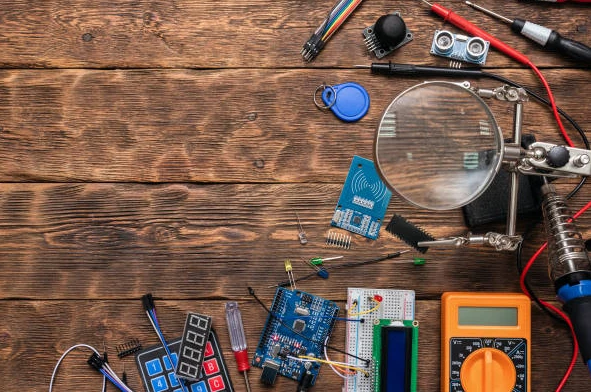
#> input picture edit30/assets/workbench.webp, 591 x 392 px, given in place of 0150.png, which was not available
$ python make_thumbnail.py
#> lines starting #> are read from the running program, lines starting #| are printed output that depends on the picture; after the words box and inside, x2 and y2 are one past the last pixel; in counts of white or black regions, pixels touching at a corner belong together
### edit30/timeline.py
"""Shared timeline for the ESP32 + OLED Car Racing short, NEW retention format: 13 s (24 fps, 312 frames),
no menu / countdown / outro, gameplay from frame 0, hard cuts, and the last shot ends in the same camera
pose, lane and speed as frame 0 so the Short loops seamlessly.
Original top-down side-scrolling racer on the 128x64 OLED: 4 lanes, the KY-040 knob steers the car (turn)
and fires NITRO (press). Traffic is overtaken, coins fill the nitro meter, the run ends at a FINISH line.
game(f) -> dict(py, cars[(x, y, col)], coins[(x, y)], dist, speed, score, coins_got, coin(bool),
close(bool), nitro(bool), finish_x, state)"""
import math

FPS, N = 24, 312
#        hook  knob  play  nitro  finish  loop
SHOTS = [0, 30, 54, 150, 222, 270]
TOP = 9
LANES, ROAD_Y0, LANE_H = 4, 11, 13
PX, CAR_W, CAR_H = 18, 16, 8
TRAFFIC_V = 1.2
STEER = 1.9
BASE_V, NITRO_V = 2.6, 4.6
HIGH_OLD = 600
# (frame the car starts to steer, target lane); the run starts and ends in lane 1 (loop)
PLAN = [(2, 0), (44, 1), (78, 3), (126, 2), (150, 0), (176, 1), (196, 3), (214, 2), (276, 1)]
NITRO_AT = 112                     # knob press when the nitro meter is full (3rd coin)
FINISH = 236                       # finish line crosses the car


def ease(u):
    u = min(max(u, 0.0), 1.0)
    return u * u * (3 - 2 * u)


def lane_y(l):
    return ROAD_Y0 + LANE_H * l + LANE_H / 2


def speed(f):
    if f < NITRO_AT:
        return BASE_V
    if f < FINISH:
        return BASE_V + (NITRO_V - BASE_V) * ease((f - NITRO_AT) / 6)
    return NITRO_V + (BASE_V - NITRO_V) * ease((f - FINISH) / 30)


_D = [0.0]
for _f in range(N + 40):
    _D.append(_D[-1] + speed(_f))


def dist(f):
    return _D[max(0, min(f, len(_D) - 1))]


def _player():
    ys, y, li = [], lane_y(1), 0
    tgt = lane_y(1)
    for f in range(N):
        while li < len(PLAN) and PLAN[li][0] <= f:
            tgt = lane_y(PLAN[li][1])
            li += 1
        y += max(-STEER, min(STEER, tgt - y))
        ys.append(y)
    return ys


PY = _player()


def overlap_frames(fp):
    return int(math.ceil((CAR_W + 1) / max(0.5, speed(fp) - TRAFFIC_V))) + 1


def _events():
    dodge, coins, extra = [], [], []
    for (fc, ln), (fp_prev, ln_prev) in zip(PLAN, [(0, 1)] + PLAN[:-1]):
        if fc > FINISH - 20:
            continue
        clear_at = fc + int(math.ceil((CAR_H + 1) / STEER)) + 1
        fp = clear_at + overlap_frames(clear_at)
        dodge.append((fp, ln_prev))                                    # the car you just swerved around
        coins.append((fp + 6, ln))
    rnd = [(i * 7919 + 13) % 101 for i in range(400)]
    for i, fp in enumerate(range(4, N + 30, 4)):                      # background traffic in free lanes
        ln = rnd[i] % LANES
        if FINISH - 12 < fp < FINISH + 20 or rnd[i + 50] % 3 == 0:
            continue
        ok = all(abs(PY[min(N - 1, max(0, ff))] - lane_y(ln)) > CAR_H + 2
                 for ff in range(fp - overlap_frames(fp) - 2, fp + overlap_frames(fp) + 3))
        gap = 2 * overlap_frames(fp) + 3
        if ok and all(abs(fp - a) > gap or l != ln for a, l in dodge + extra):
            extra.append((fp, ln))
#> in on_tunnel, returned value is the input picture: PIL image 591x392 RGB; mean R, G, B 118.9, 91.1, 76.8
    return dodge, coins[:-1] if len(coins) > 6 else coins, extra


DODGE, COINS, EXTRA = _events()
COIN_COL = 3


def car_x(fp, f, v=TRAFFIC_V):
    return PX + (dist(fp) - dist(f)) - v * (fp - f)


def game(f):
    if not (0 <= f < N):
        return None
    py = PY[f]
    cars = []
    for j, (fp, ln) in enumerate(DODGE + EXTRA):
        x = car_x(fp, f)
        if -20 < x < 140:
            cars.append((x, lane_y(ln), (j * 3 + ln * 2) % 5))
    coins, got = [], 0
    for (fp, ln) in COINS:
        x = car_x(fp, f, 0.0)
        if fp <= f:
            got += 1
        elif x < 140:
            coins.append((x, lane_y(ln)))
    coin = any(fp == f for fp, _ in COINS)
    close = any(fp == f for fp, _ in DODGE)
    fx = PX + CAR_W / 2 + (dist(FINISH) - dist(f))
    score = int(dist(f) / 4) + 50 * got + 20 * sum(1 for fp, _ in DODGE if fp <= f)
    return dict(py=py, cars=cars, coins=coins, dist=dist(f), speed=speed(f), score=score, coins_got=got,
                coin=coin, close=close, nitro=NITRO_AT <= f < FINISH + 10, finish_x=fx,
                state="FINISH" if f >= FINISH else "PLAY", meter=min(got, COIN_COL))


def clear_frame():
    return FINISH


def final_score():
    return game(FINISH)["score"]


def knob(f):
    """Pot-style steering: the knob angle follows the car's vertical position."""
    return (PY[min(max(f, 0), N - 1)] - lane_y(1.5)) * 6.0


def pressed(f):
    return NITRO_AT - 2 <= f < NITRO_AT + 3


def busy(f):
    g = game(f)
    return bool(g and (g["coin"] or g["close"])) or pressed(f)


# [8 lines left out: function check, not called in this run]


# [5 lines that do not run on import are left out]

### edit30/gamegfx.py
#!/usr/bin/env python3
"""Draws the Car Racing game state two ways: draw_oled() = the 1-bit 128x64 SH1106 screen (scrolling lane
dashes, player car, outlined traffic, coins, nitro flames, chequered finish, SCORE / HI bar, nitro meter)
and draw_hd() = a crisp colour version for the edit (neon night highway, glossy top-down cars, glowing
coins, blue nitro flames + speed lines, chequered finish arch, sparks on close calls)."""
import math
import os
import sys

import numpy as np
from PIL import Image, ImageDraw, ImageFilter, ImageFont

HERE = os.path.dirname(os.path.abspath(__file__))
sys.path.insert(0, HERE)
from timeline import (N, SHOTS, TOP, LANES, ROAD_Y0, LANE_H, PX, CAR_W, CAR_H, HIGH_OLD, COIN_COL, FINISH,  # noqa: E402
                      game, final_score, DODGE)

BIG = "/usr/share/fonts/truetype/dejavu/DejaVuSans-Bold.ttf"
MONO = "/usr/share/fonts/truetype/dejavu/DejaVuSansMono-Bold.ttf"
CAR_COLS = [(60, 140, 255), (40, 220, 140), (255, 140, 30), (170, 80, 255), (255, 230, 60)]
PLAYER = (255, 40, 70)
ROAD_Y1 = ROAD_Y0 + LANES * LANE_H


def fo(sz, big=True):
    return ImageFont.truetype(BIG if big else MONO, sz)


# [51 lines left out: functions draw_oled, oled_png, not called in this run]


# ------------------------------------------------------------------ HD colour version
_BG = {}


def road(w, h):
#> called with w = 980, h = 490
    if (w, h) not in _BG:
        sy = h / 64
        im = Image.new("RGB", (w, h), (10, 8, 30))
        d = ImageDraw.Draw(im)
        for y in range(int(ROAD_Y0 * sy)):
            u = y / (ROAD_Y0 * sy)
            d.line((0, y, w, y), fill=(int(40 + 60 * u), int(10 + 20 * u), int(70 + 40 * u)))
        for y in range(int(ROAD_Y1 * sy), h):
            u = (y - ROAD_Y1 * sy) / (h - ROAD_Y1 * sy + 1)
            d.line((0, y, w, y), fill=(int(20 + 10 * u), int(60 - 20 * u), int(50 - 10 * u)))
        rng = np.random.default_rng(7)
        a = np.asarray(im).astype(np.float32)
        y0, y1 = int(ROAD_Y0 * sy), int(ROAD_Y1 * sy)
        a[y0:y1] = np.array((34, 36, 48), np.float32) + rng.normal(0, 5, (y1 - y0, w, 1))
        _BG[(w, h)] = Image.fromarray(a.clip(0, 255).astype(np.uint8))
    return _BG[(w, h)].copy()
#> returned value: PIL image 980x490 RGB


def car_hd(d, gd, x, y, w, h, col, player=False):
    dark = tuple(int(v * 0.45) for v in col)
    hi = tuple(min(255, int(v * 0.5 + 130)) for v in col)
    d.rounded_rectangle((x + 4, y + 6, x + w + 4, y + h + 6), int(h * 0.35), fill=(0, 0, 0, 110))   # shadow
    if player:
        gd.rounded_rectangle((x - 6, y - 6, x + w + 6, y + h + 6), int(h * 0.4), fill=col + (255,))
    d.rounded_rectangle((x, y, x + w, y + h), int(h * 0.38), fill=col + (255,), outline=dark + (255,), width=4)
    d.rounded_rectangle((x + w * 0.55, y + h * 0.16, x + w * 0.78, y + h * 0.84), int(h * 0.15), fill=(30, 40, 60, 255))  # windshield
    d.rounded_rectangle((x + w * 0.2, y + h * 0.2, x + w * 0.48, y + h * 0.8), int(h * 0.15), fill=hi + (255,))         # roof
    if player:
        d.rectangle((x + w * 0.05, y + h * 0.42, x + w * 0.95, y + h * 0.58), fill=(255, 255, 255, 235))               # racing stripe
    for wy in (y - h * 0.08, y + h * 0.88):                                                                            # wheels
        for wx in (x + w * 0.15, x + w * 0.68):
            d.rounded_rectangle((wx, wy, wx + w * 0.2, wy + h * 0.2), 4, fill=(15, 15, 20, 255))
    d.ellipse((x + w - 10, y + h * 0.1, x + w, y + h * 0.3), fill=(255, 250, 200, 255))                              # headlights
    d.ellipse((x + w - 10, y + h * 0.7, x + w, y + h * 0.9), fill=(255, 250, 200, 255))
    gd.ellipse((x + w - 14, y + h * 0.05, x + w + 30, y + h * 0.95), fill=(255, 240, 180, 120))


def draw_hd(f, w=1000, h=500):
    sx, sy = w / 128, h / 64
    im = road(w, h).convert("RGBA")
#> im: PIL image 980x490 RGBA
    g = game(f)
    if not g:
        return im.convert("RGB")
    sharp = Image.new("RGBA", (w, h))
#> sharp: PIL image 980x490 RGBA; every value is 0
    d = ImageDraw.Draw(sharp)
    glow = Image.new("RGBA", (w, h))
    gd = ImageDraw.Draw(glow)
    off = g["dist"] * sx
    y0, y1 = ROAD_Y0 * sy, ROAD_Y1 * sy
    for k in range(-1, 14):                                   # roadside neon posts (top) + trees (bottom)
        x = (k * 90 - off * 0.9) % (w + 180) - 90
        gd.rectangle((x, y0 - 30, x + 10, y0 - 6), fill=(255, 60, 200, 255) if k % 2 else (60, 220, 255, 255))
        d.rectangle((x + 2, y0 - 28, x + 8, y0 - 8), fill=(255, 255, 255, 230))
        tx = (k * 110 - off) % (w + 220) - 110
        d.ellipse((tx, y1 + 12, tx + 46, y1 + 58), fill=(30, 140, 70, 255), outline=(20, 90, 50, 255), width=3)
    gd.line((0, y0, w, y0), fill=(60, 220, 255, 255), width=10)
    gd.line((0, y1, w, y1), fill=(255, 60, 200, 255), width=10)
    d.line((0, y0, w, y0), fill=(200, 250, 255, 255), width=4)
    d.line((0, y1, w, y1), fill=(255, 200, 240, 255), width=4)
    dash = 16 * sx
    for l in range(1, LANES):
        yy = (ROAD_Y0 + l * LANE_H) * sy
        x = -(off % dash) - dash
        while x < w:
            d.rounded_rectangle((x, yy - 3, x + dash * 0.5, yy + 3), 3, fill=(235, 235, 240, 230))
            x += dash
    fxh = g["finish_x"] * sx                                   # chequered finish band + arch
    if -60 < fxh < w + 60:
        c = int((y1 - y0) / 12)
        for j in range(12):
            for i in range(3):
                col = (250, 250, 250, 255) if (i + j) % 2 == 0 else (20, 20, 24, 255)
                d.rectangle((fxh + i * c, y0 + j * c, fxh + (i + 1) * c, y0 + (j + 1) * c), fill=col)
        gd.rectangle((fxh - 10, 0, fxh + 3 * c + 10, y0), fill=(255, 220, 40, 200))
        d.rounded_rectangle((fxh - 30, 6, fxh + 3 * c + 30, y0 - 6), 10, fill=(255, 200, 30, 255), outline=(255, 255, 255, 255), width=3)
        d.text((fxh + 1.5 * c, (6 + y0 - 6) / 2), "FINISH", font=fo(int(y0 * 0.42)), fill=(30, 20, 0, 255), anchor="mm")
    for (x, y) in g["coins"]:
        cx, cy, r = (x + 7) * sx, y * sy, 3.6 * sx
        gd.ellipse((cx - r * 1.6, cy - r * 1.6, cx + r * 1.6, cy + r * 1.6), fill=(255, 210, 40, 255))
        d.ellipse((cx - r, cy - r, cx + r, cy + r), fill=(255, 205, 40, 255), outline=(170, 100, 0, 255), width=4)
        d.text((cx, cy), "$", font=fo(int(r * 1.2)), fill=(150, 80, 0, 255), anchor="mm")
    for (x, y, ci) in g["cars"]:
        car_hd(d, gd, x * sx, (y - CAR_H / 2) * sy, CAR_W * sx, CAR_H * sy, CAR_COLS[ci])
    py = g["py"]
    if g["nitro"]:                                             # blue nitro flames + speed lines
        for k in range(5):
            fl = (70 + 30 * ((f + k) % 3)) * (1 - k * 0.1)
            fy = py * sy + (k - 2) * 9
            gd.ellipse((PX * sx - fl * 1.5, fy - 20, PX * sx + 10, fy + 20), fill=(60, 140, 255, 255))
            d.ellipse((PX * sx - fl, fy - 10, PX * sx + 6, fy + 10), fill=(120, 200, 255, 255))
            d.ellipse((PX * sx - fl * 0.5, fy - 5, PX * sx + 6, fy + 5), fill=(240, 250, 255, 255))
        rng = np.random.default_rng(f)
        for k in range(16):
            yy = rng.uniform(y0, y1)
            xx = rng.uniform(0, w)
            d.line((xx, yy, xx + rng.uniform(80, 200), yy), fill=(255, 255, 255, 150), width=3)
    car_hd(d, gd, PX * sx, (py - CAR_H / 2) * sy, CAR_W * sx, CAR_H * sy, PLAYER, player=True)
    for k in range(0, 8):                                      # close-call sparks
        if any(fp == f - k for fp, _ in DODGE):
            cx, cy = (PX + CAR_W * 0.5) * sx, py * sy
            for j in range(10):
                a = j * 2 * math.pi / 10 + k
                rr = 30 + k * 18
                d.line((cx + rr * math.cos(a), cy + rr * math.sin(a), cx + (rr + 22) * math.cos(a), cy + (rr + 22) * math.sin(a)),
                       fill=(255, 230, 80, int(255 * (1 - k / 8))), width=5)
    im.alpha_composite(glow.filter(ImageFilter.GaussianBlur(12)))
    im.alpha_composite(sharp)
    return im.convert("RGB")


# [6 lines that do not run on import are left out]

### edit30/thumbnail/make_thumbnail.py
#!/usr/bin/env python3
"""Thumbnails for the ESP32 Car Racing short in the LED Flow thumbnail style, made to pop for kids:
big yellow 'ESP32 pe GAME!', pink 'CAR RACING', the crisp colour game frame (big bird between two
green pipes) bursting out of the 3D OLED console, score coin, cyan / purple pills. 1080x1920 Shorts
cover (all words inside the desktop-safe band y = 190..1690) + 1280x720 laptop version.
Optional args: <background frame>."""
import os
import sys

from PIL import Image, ImageDraw, ImageEnhance, ImageFilter, ImageFont

HERE = os.path.dirname(os.path.abspath(__file__))
sys.path.insert(0, os.path.join(HERE, ".."))
import gamegfx  # noqa: E402
from workbench import workbench  # noqa: E402

WORK = os.path.join(HERE, "..", "work")
FRAME = sys.argv[1] if len(sys.argv) > 1 else os.path.join(WORK, "frames3d", "0150.png")
GF = 140                                                # nitro flames + close call + coin
FONT = os.path.join(HERE, "..", "..", "edit", "assets", "fonts", "Montserrat-Black.ttf")
EMOJI = "/usr/share/fonts/truetype/noto/NotoColorEmoji.ttf"
YEL, WHT, INK, PINK, CYAN, PURP = (255, 214, 10), (255, 255, 255), (15, 18, 26), (255, 120, 220), (60, 220, 255), (130, 60, 255)


def F(s):
    return ImageFont.truetype(FONT, s)


def emoji(ch, size, ang=0):
    im = Image.new("RGBA", (150, 150))
    ImageDraw.Draw(im).text((8, 8), ch, font=ImageFont.truetype(EMOJI, 109), embedded_color=True)
    im = im.crop(im.getbbox()).resize((size, size), Image.LANCZOS)
    return im.rotate(ang, expand=True, resample=Image.BICUBIC)


def text(d, xy, s, size, fill, stroke=10, anchor="mm"):
    d.text(xy, s, font=F(size), fill=fill, anchor=anchor, stroke_width=stroke, stroke_fill=(0, 0, 0))


def game_card(w, ang=-4):
    """Colour Car Racing frame mid-NITRO, yellow frame + drop shadow, slightly tilted."""
    h = w // 2
    g = gamegfx.draw_hd(GF, w, h).convert("RGBA")
    d = ImageDraw.Draw(g)
    d.ellipse((w * 0.80, h * 0.62, w * 0.96, h * 0.62 + w * 0.16), fill=(255, 205, 40), outline=(150, 90, 0), width=max(3, w // 160))
    d.text((w * 0.88, h * 0.62 + w * 0.08), "+50", font=F(int(w * 0.055)), fill=(120, 60, 0), anchor="mm")
    m = Image.new("L", (w, h), 0)
#> m: PIL image 980x490 L; every value is 0
    ImageDraw.Draw(m).rounded_rectangle((0, 0, w - 1, h - 1), w // 28, fill=255)
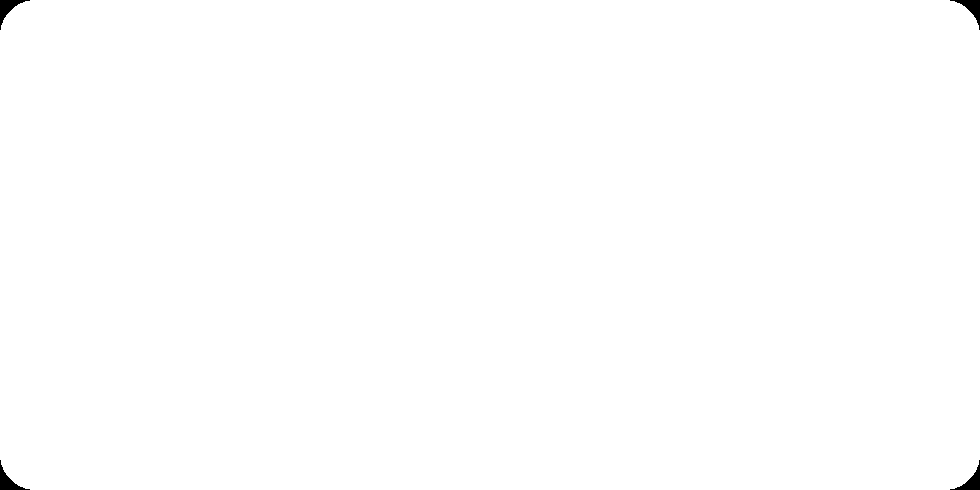
#> m: PIL image 980x490 L; 99.8% white; 4 black regions, box (x1, y1, x2, y2) and area: (0, 0, 30, 30) 275, (950, 0, 980, 30) 275, (0, 460, 30, 490) 275, (950, 460, 980, 490) 275
    card = Image.new("RGBA", (w + 40, h + 40))
#> card: PIL image 1020x530 RGBA; every value is 0
    sh = Image.new("RGBA", card.size)
    ImageDraw.Draw(sh).rounded_rectangle((20, 30, w + 20, h + 30), w // 28, fill=(0, 0, 0, 170))
    card.alpha_composite(sh.filter(ImageFilter.GaussianBlur(16)))
    card.paste(g, (20, 20), m)
    ImageDraw.Draw(card).rounded_rectangle((20, 20, w + 19, h + 19), w // 28, outline=YEL, width=max(4, w // 90))
    return card.rotate(ang, expand=True, resample=Image.BICUBIC)
#> returned value: PIL image 1056x600 RGBA


def on_tunnel(im):
    """The 3D frame is rendered on transparent film; put it on the animated workbench backdrop."""
    if im.mode != "RGBA":
        return im.convert("RGB")
    im = im.resize((1080, 1920), Image.LANCZOS)
    bg = Image.fromarray(workbench(150)).convert("RGBA")
    bg.alpha_composite(im)
    return bg.convert("RGB")


src = ImageEnhance.Color(on_tunnel(Image.open(FRAME)).resize((1080, 1920), Image.LANCZOS)).enhance(1.2)

# ---------------------------------------------------------------- 9:16 Shorts cover
W, H = 1080, 1920
c = src.convert("RGBA")
g = Image.new("L", (1, H))
g.putdata([int(235 * max(0, 1 - (y - 150) / 650)) if y < 800 else int(210 * max(0, (y - 1350) / 450)) for y in range(H)])
c.alpha_composite(Image.merge("RGBA", (*[Image.new("L", (W, H), 0)] * 3, g.resize((W, H)))))
card = game_card(980)
c.alpha_composite(card, ((W - card.width) // 2, 640))
d = ImageDraw.Draw(c)
text(d, (W // 2 - 45, 265), "Ye MOBILE nahi hai!", 80, YEL, 10)
c.alpha_composite(emoji("😱", 84, 8), (W // 2 - 45 + int(d.textlength("Ye MOBILE nahi hai!", font=F(80)) / 2) + 8, 218))
d = ImageDraw.Draw(c)
text(d, (W // 2 - 45, 400), "CAR RACING", 112, PINK, 11)
c.alpha_composite(emoji("🏎️", 110, -6), (W // 2 - 45 + int(d.textlength("CAR RACING", font=F(112)) / 2) + 10, 340))
#> call 2 of emoji, with ch = '🏎️', size = 110, ang = -6
#> in emoji (call 2), `return im.rotate(ang, expand=True, resample=Image.BICUBIC)`:
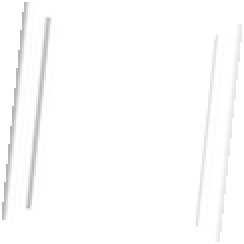
#> returned value: PIL image 122x122 RGBA (shown 2 times larger); mean R, G, B, A 71.4, 71.4, 71.4, 65.5; transparent parts drawn white
d = ImageDraw.Draw(c)
d.rounded_rectangle((190, 500, W - 190, 590), 45, fill=CYAN)
d.text((W // 2, 545), "Knob = Steering!", font=F(48), fill=INK, anchor="mm")
d.rounded_rectangle((60, 1500, 690, 1600), 50, fill=PURP)
d.text((375, 1550), "ESP32 + OLED Game", font=F(48), fill=WHT, anchor="mm")
d.rounded_rectangle((60, 1615, 470, 1680), 33, fill=WHT)
d.text((265, 1648), "@The IOT Engineer", font=F(28), fill=INK, anchor="mm")
c.convert("RGB").save(os.path.join(HERE, "thumbnail.jpg"), quality=95)
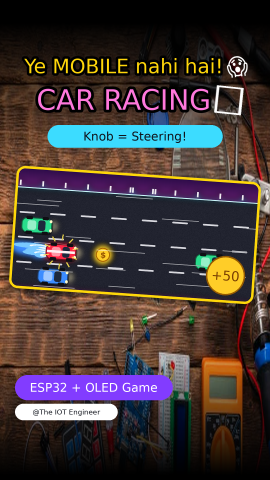
#> saved as thumbnail.jpg: PIL image 1080x1920 RGB (shown at 1/4 size); mean R, G, B 67.2, 56.1, 56

# ---------------------------------------------------------------- 16:9 (laptop / desktop)
W, H = 1280, 720
c = Image.new("RGBA", (W, H), (12, 14, 20, 255))
#> c: PIL image 1280x720 RGBA
bg = src.resize((W, int(W * 1920 / 1080)), Image.LANCZOS).crop((0, 800, W, 800 + H)).filter(ImageFilter.GaussianBlur(6))
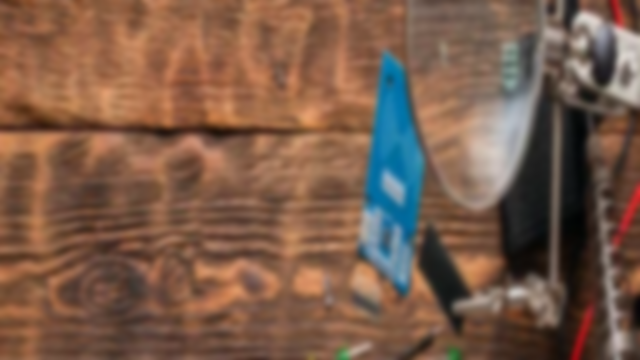
#> bg: PIL image 1280x720 RGB (shown at 1/2 size); mean R, G, B 122.8, 92, 74.2
c.alpha_composite(ImageEnhance.Brightness(bg).enhance(0.55).convert("RGBA"))
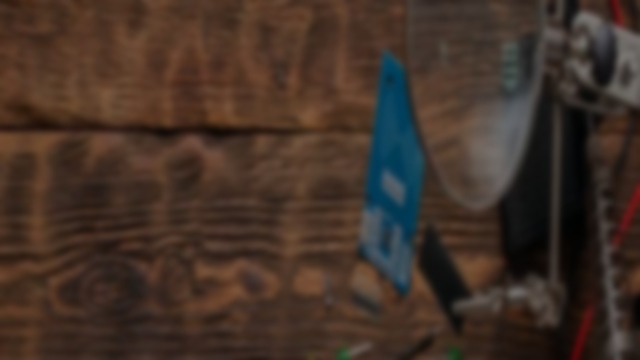
#> c: PIL image 1280x720 RGBA (shown at 1/2 size); mean R, G, B, A 67.1, 50.1, 40.4, 255
card = game_card(620, -5)
#> call 2 of draw_hd, with f = 140, w = 620, h = 310
#> in draw_hd (call 2), `im.alpha_composite(glow.filter(ImageFilter.GaussianBlur(12)))`:
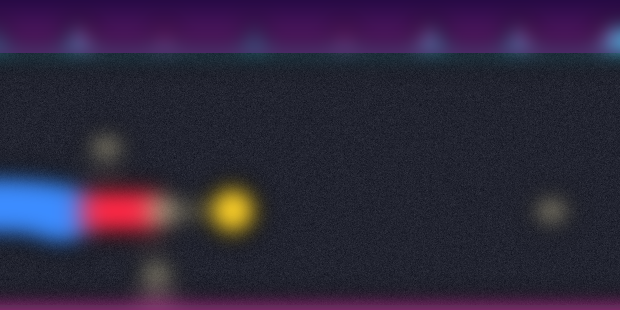
#> im: PIL image 620x310 RGBA; mean R, G, B, A 46.7, 38.5, 60.8, 255
#> in draw_hd (call 2), `im.alpha_composite(sharp)`:
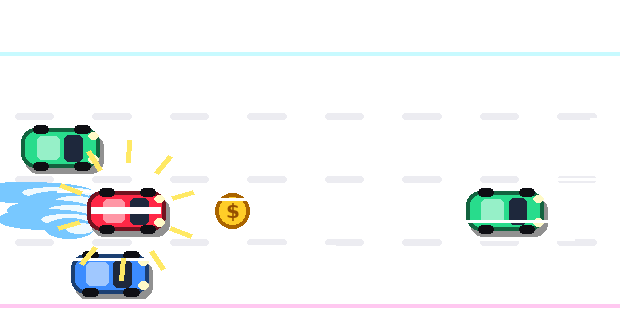
#> sharp: PIL image 620x310 RGBA; mean R, G, B, A 34.7, 37.4, 37.4, 45; transparent parts drawn white
c.alpha_composite(card, (W - card.width + 10, 250))
d = ImageDraw.Draw(c)
text(d, (40, 90), "Ye MOBILE nahi hai!", 74, YEL, 9, anchor="lm")
c.alpha_composite(emoji("😱", 74, 8), (40 + int(d.textlength("Ye MOBILE nahi hai!", font=F(74))) + 12, 50))
d = ImageDraw.Draw(c)
text(d, (40, 205), "CAR RACING", 96, PINK, 9, anchor="lm")
c.alpha_composite(emoji("🏎️", 90, -6), (40 + int(d.textlength("CAR RACING", font=F(96))) + 14, 155))
d = ImageDraw.Draw(c)
d.rounded_rectangle((40, 280, 520, 355), 38, fill=CYAN)
d.text((280, 318), "Knob = Steering!", font=F(38), fill=INK, anchor="mm")
d.rounded_rectangle((40, 600, 540, 680), 40, fill=PURP)
d.text((290, 640), "ESP32 + OLED Game", font=F(38), fill=WHT, anchor="mm")
c.convert("RGB").save(os.path.join(HERE, "thumbnail_16x9.jpg"), quality=95)
print("wrote thumbnail.jpg + thumbnail_16x9.jpg in", HERE)
